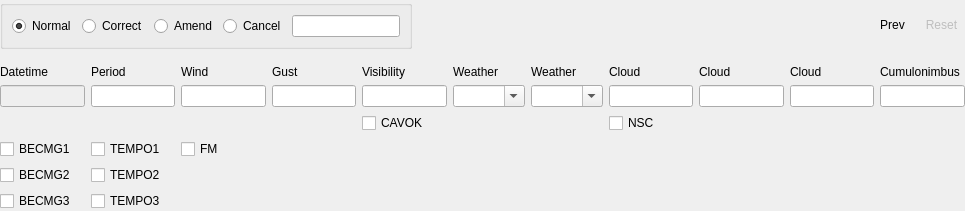
<?xml version="1.0" encoding="UTF-8"?>
<ui version="4.0">
 <class>Editor</class>
 <widget class="QWidget" name="Editor">
  <property name="geometry">
   <rect>
    <x>0</x>
    <y>0</y>
    <width>965</width>
    <height>183</height>
   </rect>
  </property>
  <property name="windowTitle">
   <string notr="true">PRIMARY</string>
  </property>
  <layout class="QGridLayout" name="gridLayout">
   <property name="leftMargin">
    <number>0</number>
   </property>
   <property name="topMargin">
    <number>0</number>
   </property>
   <property name="rightMargin">
    <number>0</number>
   </property>
   <property name="bottomMargin">
    <number>0</number>
   </property>
   <item row="2" column="0">
    <widget class="QLineEdit" name="date">
      <property name="enabled">
        <bool>false</bool>
      </property>
    </widget>
   </item>
   <item row="1" column="10">
    <widget class="QLabel" name="cbLabel">
     <property name="text">
      <string>Cumulonimbus</string>
     </property>
     <property name="buddy">
      <cstring>cb</cstring>
     </property>
    </widget>
   </item>
   <item row="5" column="0">
    <widget class="QCheckBox" name="becmg2Checkbox">
     <property name="text">
      <string notr="true">BECMG2</string>
     </property>
    </widget>
   </item>
   <item row="4" column="0">
    <widget class="QCheckBox" name="becmg1Checkbox">
     <property name="text">
      <string notr="true">BECMG1</string>
     </property>
    </widget>
   </item>
   <item row="2" column="2">
    <widget class="QLineEdit" name="wind"/>
   </item>
   <item row="2" column="8">
    <widget class="QLineEdit" name="cloud2"/>
   </item>
   <item row="3" column="7">
    <widget class="QCheckBox" name="nsc">
     <property name="text">
      <string notr="true">NSC</string>
     </property>
    </widget>
   </item>
   <item row="3" column="4">
    <widget class="QCheckBox" name="cavok">
     <property name="text">
      <string notr="true">CAVOK</string>
     </property>
     <property name="checkable">
      <bool>true</bool>
     </property>
    </widget>
   </item>
   <item row="1" column="8">
    <widget class="QLabel" name="cloud2Label">
     <property name="text">
      <string>Cloud</string>
     </property>
     <property name="buddy">
      <cstring>cloud2</cstring>
     </property>
    </widget>
   </item>
   <item row="2" column="3">
    <widget class="QLineEdit" name="gust"/>
   </item>
   <item row="2" column="7">
    <widget class="QLineEdit" name="cloud1"/>
   </item>
   <item row="2" column="1">
    <widget class="QLineEdit" name="period"/>
   </item>
   <item row="1" column="0">
    <widget class="QLabel" name="dateLabel">
     <property name="text">
      <string>Datetime</string>
     </property>
     <property name="buddy">
      <cstring>date</cstring>
     </property>
    </widget>
   </item>
   <item row="4" column="2">
    <widget class="QCheckBox" name="fmCheckbox">
     <property name="text">
      <string notr="true">FM</string>
     </property>
    </widget>
   </item>
   <item row="1" column="7">
    <widget class="QLabel" name="cloud1Label">
     <property name="text">
      <string>Cloud</string>
     </property>
     <property name="buddy">
      <cstring>cloud1</cstring>
     </property>
    </widget>
   </item>
   <item row="1" column="5">
    <widget class="QLabel" name="weatherWithIntensityLabel">
     <property name="text">
      <string>Weather</string>
     </property>
     <property name="buddy">
      <cstring>weatherWithIntensity</cstring>
     </property>
    </widget>
   </item>
   <item row="1" column="9">
    <widget class="QLabel" name="cloud3Label">
     <property name="text">
      <string>Cloud</string>
     </property>
     <property name="buddy">
      <cstring>cloud3</cstring>
     </property>
    </widget>
   </item>
   <item row="1" column="6">
    <widget class="QLabel" name="weatherLabel">
     <property name="text">
      <string>Weather</string>
     </property>
     <property name="buddy">
      <cstring>weather</cstring>
     </property>
    </widget>
   </item>
   <item row="4" column="8" rowspan="2" colspan="3">
    <layout class="QHBoxLayout" name="temperatureLayout">
     <item>
      <spacer name="temperatureSpacer">
       <property name="orientation">
        <enum>Qt::Horizontal</enum>
       </property>
       <property name="sizeType">
        <enum>QSizePolicy::MinimumExpanding</enum>
       </property>
       <property name="sizeHint" stdset="0">
        <size>
         <width>0</width>
         <height>20</height>
        </size>
       </property>
      </spacer>
     </item>
    </layout>
   </item>
   <item row="1" column="2">
    <widget class="QLabel" name="windLabel">
     <property name="text">
      <string>Wind</string>
     </property>
     <property name="buddy">
      <cstring>wind</cstring>
     </property>
    </widget>
   </item>
   <item row="2" column="5">
    <widget class="QComboBox" name="weatherWithIntensity">
     <property name="editable">
      <bool>true</bool>
     </property>
    </widget>
   </item>
   <item row="2" column="9">
    <widget class="QLineEdit" name="cloud3"/>
   </item>
   <item row="6" column="1">
    <widget class="QCheckBox" name="tempo3Checkbox">
     <property name="text">
      <string notr="true">TEMPO3</string>
     </property>
    </widget>
   </item>
   <item row="2" column="6">
    <widget class="QComboBox" name="weather">
     <property name="editable">
      <bool>true</bool>
     </property>
    </widget>
   </item>
   <item row="1" column="1">
    <widget class="QLabel" name="periodLabel">
     <property name="text">
      <string>Period</string>
     </property>
     <property name="buddy">
      <cstring>period</cstring>
     </property>
    </widget>
   </item>
   <item row="2" column="10">
    <widget class="QLineEdit" name="cb"/>
   </item>
   <item row="2" column="4">
    <widget class="QLineEdit" name="vis"/>
   </item>
   <item row="1" column="3">
    <widget class="QLabel" name="gustLabel">
     <property name="text">
      <string>Gust</string>
     </property>
     <property name="buddy">
      <cstring>gust</cstring>
     </property>
    </widget>
   </item>
   <item row="5" column="1">
    <widget class="QCheckBox" name="tempo2Checkbox">
     <property name="text">
      <string notr="true">TEMPO2</string>
     </property>
    </widget>
   </item>
   <item row="4" column="1">
    <widget class="QCheckBox" name="tempo1Checkbox">
     <property name="text">
      <string notr="true">TEMPO1</string>
     </property>
    </widget>
   </item>
   <item row="6" column="0">
    <widget class="QCheckBox" name="becmg3Checkbox">
     <property name="text">
      <string notr="true">BECMG3</string>
     </property>
    </widget>
   </item>
   <item row="1" column="4">
    <widget class="QLabel" name="visLabel">
     <property name="text">
      <string>Visibility</string>
     </property>
     <property name="buddy">
      <cstring>vis</cstring>
     </property>
    </widget>
   </item>
   <item row="0" column="0" colspan="11">
    <layout class="QHBoxLayout" name="headLayout">
     <property name="bottomMargin">
      <number>10</number>
     </property>
     <item>
      <widget class="QGroupBox" name="sortGroup">
       <property name="sizePolicy">
        <sizepolicy hsizetype="Fixed" vsizetype="Preferred">
         <horstretch>0</horstretch>
         <verstretch>0</verstretch>
        </sizepolicy>
       </property>
       <property name="title">
        <string/>
       </property>
       <layout class="QHBoxLayout" name="horizontalLayout_6">
        <item>
         <widget class="QRadioButton" name="normal">
          <property name="text">
           <string>Normal</string>
          </property>
          <property name="checked">
           <bool>true</bool>
          </property>
         </widget>
        </item>
        <item>
         <widget class="QRadioButton" name="cor">
          <property name="text">
           <string>Correct</string>
          </property>
         </widget>
        </item>
        <item>
         <widget class="QRadioButton" name="amd">
          <property name="text">
           <string>Amend</string>
          </property>
         </widget>
        </item>
        <item>
         <widget class="QRadioButton" name="cnl">
          <property name="text">
           <string>Cancel</string>
          </property>
         </widget>
        </item>
        <item>
         <widget class="QLineEdit" name="sequence"/>
        </item>
       </layout>
      </widget>
     </item>
     <item>
      <spacer name="horizontalSpacer">
       <property name="orientation">
        <enum>Qt::Horizontal</enum>
       </property>
       <property name="sizeHint" stdset="0">
        <size>
         <width>40</width>
         <height>20</height>
        </size>
       </property>
      </spacer>
     </item>
     <item>
      <layout class="QHBoxLayout" name="specLayout">
       <item>
        <widget class="QToolButton" name="prevButton">
         <property name="text">
          <string notr="true">Prev</string>
         </property>
         <property name="autoRaise">
          <bool>true</bool>
         </property>
        </widget>
       </item>
       <item>
        <widget class="QToolButton" name="resetButton">
         <property name="enabled">
          <bool>false</bool>
         </property>
         <property name="text">
          <string notr="true">Reset</string>
         </property>
         <property name="autoRaise">
          <bool>true</bool>
         </property>
        </widget>
       </item>
      </layout>
     </item>
    </layout>
   </item>
  </layout>
 </widget>
 <tabstops>
  <tabstop>normal</tabstop>
  <tabstop>cor</tabstop>
  <tabstop>amd</tabstop>
  <tabstop>cnl</tabstop>
  <tabstop>sequence</tabstop>
  <tabstop>prevButton</tabstop>
  <tabstop>resetButton</tabstop>
  <tabstop>date</tabstop>
  <tabstop>period</tabstop>
  <tabstop>wind</tabstop>
  <tabstop>gust</tabstop>
  <tabstop>vis</tabstop>
  <tabstop>cavok</tabstop>
  <tabstop>weatherWithIntensity</tabstop>
  <tabstop>weather</tabstop>
  <tabstop>cloud1</tabstop>
  <tabstop>cloud2</tabstop>
  <tabstop>cloud3</tabstop>
  <tabstop>cb</tabstop>
  <tabstop>nsc</tabstop>
  <tabstop>becmg1Checkbox</tabstop>
  <tabstop>becmg2Checkbox</tabstop>
  <tabstop>becmg3Checkbox</tabstop>
  <tabstop>tempo1Checkbox</tabstop>
  <tabstop>tempo2Checkbox</tabstop>
  <tabstop>tempo3Checkbox</tabstop>
  <tabstop>fmCheckbox</tabstop>
 </tabstops>
 <resources/>
 <connections/>
</ui>
